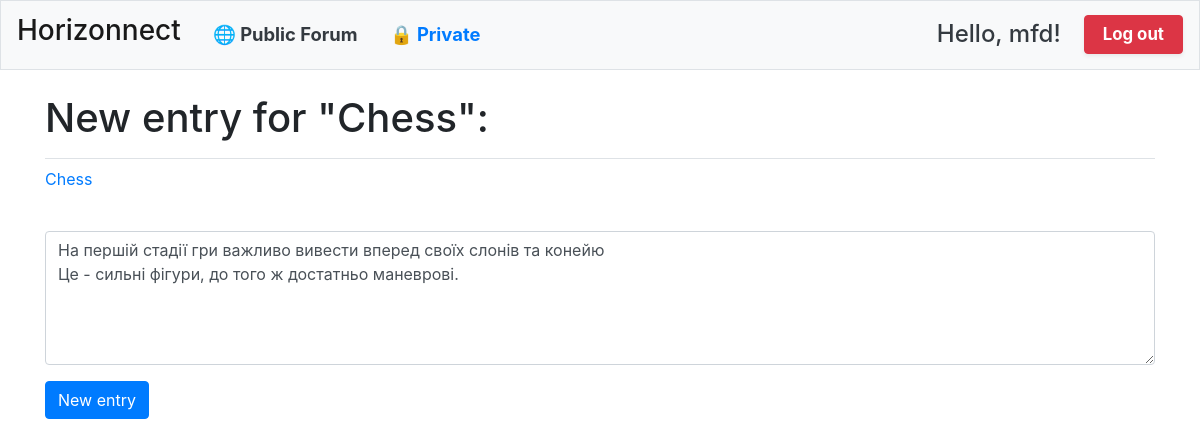
The page /edit_entry/2/ (signed in) on the database its author committed.
### learning_logs/models.py (models this page shows, shortened)
class Topic(models.Model):
    text = models.CharField(max_length=200)
    date_added = models.DateTimeField(auto_now_add=True)
    owner = models.ForeignKey(User, on_delete=models.CASCADE)
    is_public = models.BooleanField(default=False)
    def __str__(self):
        return self.text

class Entry(models.Model):
    topic = models.ForeignKey(Topic, on_delete=models.CASCADE)
    text = models.TextField()
    date_added = models.DateTimeField(auto_now_add=True)
    author = models.ForeignKey(User, on_delete=models.CASCADE)
    class Meta:
        verbose_name_plural = "entries"

### learning_logs/views.py (the view)
# urls.py: path("edit_entry/<int:entry_id>/", views.edit_entry, name="edit_entry"),
@login_required
def edit_entry(request, entry_id):
    entry = get_object_or_404(Entry, id=entry_id)
    topic = entry.topic
    if entry.author != request.user:
        raise Http404
    if request.method != "POST":
        form = EntryForm(instance=entry)
    else:
        form = EntryForm(instance=entry, data=request.POST)
        if form.is_valid():
            form.save()
            return redirect("learning_logs:topic", topic_id=topic.id)
    context = {"entry": entry, "topic": topic, "form": form}
    return render(request, "learning_logs/edit_entry.html", context)

### learning_logs/forms.py
class EntryForm(forms.ModelForm):
    class Meta:
        model = Entry
        fields = ["text"]
        labels = {"text": ""}
        widgets = {
            "text": forms.Textarea(attrs={"class": "form-control", "rows": 5, "placeholder": "Write your entry here..."}),
        }

### learning_logs/templates/learning_logs/edit_entry.html (shortened to what this page needs)
{% extends "learning_logs/base.html" %}
{% load bootstrap4 %}
{% block page_header %}
    <h1>New entry for "{{ topic }}": </h1>
{% endblock page_header %}
{% block content %}
<p><a href="{% url 'learning_logs:topic' topic.id %}">{{ topic }}</a></p>
<form action="{% url 'learning_logs:edit_entry' entry.id %}" method="POST">
    {% bootstrap_form form %}
    {% buttons %}
      <button name="submit" class="btn btn-primary">New entry</button>
    {% endbuttons %}
</form>
{% endblock content %}

### learning_logs/templates/learning_logs/base.html (shortened to what this page needs)
{% load bootstrap4 %}
{% load static %}
<!DOCTYPE html>
<html lang="en">
<head>
    {% bootstrap_css %}
</head>
<body>
    <nav class="navbar navbar-expand-md navbar-light bg-light mb-4 border">
        <a class="navbar-brand" href="{% url 'learning_logs:index' %}">
            <h3>Horizonnect</h3>
        </a>
        <div class="collapse navbar-collapse" id="navbarCollapse">
            <ul class="navbar-nav mr-auto">
                <li class="nav-item">
                    <a class="nav-link font-weight-bold text-dark px-3" href="{% url 'learning_logs:public_topics' %}" style="font-size: 1.15rem;">
                        🌐 Public Forum
                    </a>
                </li>
                <li class="nav-item">
                    <a class="nav-link font-weight-bold text-primary px-3" href="{% url 'learning_logs:topics' %}" style="font-size: 1.15rem;">
                        🔒 Private
                    </a>
                </li>
            </ul>
            <ul class="navbar-nav ml-auto d-flex align-items-center">
                {% if user.is_authenticated %}
                    <li class="nav-item">
                        <h4 class="nav-link disabled text-dark mb-0 pb-0 pt-0" style="padding-right: 15px;">
                            Hello, {{ user.username }}!
                        </h4>
                    </li>
                    <li class="nav-item ml-2">
                        <a class="btn btn-danger font-weight-bold shadow-sm" href="#"
                           onclick="event.preventDefault(); document.getElementById('logout-form').submit();"
                           style="font-size: 1.05rem; padding: 6px 18px;">
                                Log out
                        </a>
                    </li>
                {% endif %}
            </ul>
        </div>
    </nav>
    <main role="main" class="container">
        <div class="pb-2 mb-2 border-bottom">
            {% block page_header %}{% endblock page_header %}
        </div>
        <div>
            {% block content %}{% endblock content %}
        </div>
    </main>
</body>
</html>

### rows shown on the page
Topic: text "Chess"
Entry: text "На першій стадії гри важливо вивести вперед своїх слонів та конейю Це - сильні фігури, до того ж достатньо маневрові."

### other values the page prints
{{ user.username }} "mfd"
